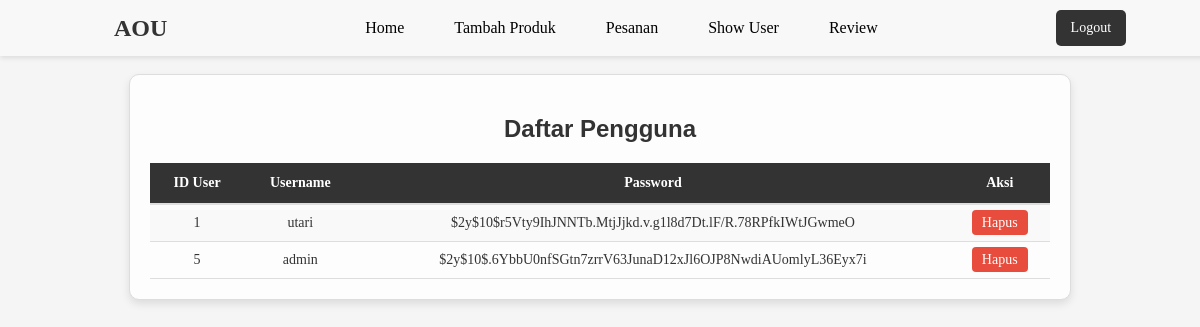
The page /admin/admin_users.php (signed in) on the database its author committed.
### tables this page shows
CREATE TABLE `users` (
  `id_user` int(11) NOT NULL,
  `username` varchar(50) NOT NULL,
  `password` varchar(255) NOT NULL,
  `role` enum('admin','user') DEFAULT 'user'
);

### admin/admin_users.php (the view, shortened to what this page needs)
<?php
include '../db/config.php';
$query = "SELECT id_user, username, password FROM users";
$result = $conn->query($query);
?>
<link rel="stylesheet" href="style/admin_user.css">
<?php include 'navbar_admin.php' ?>
<div class="users-container">
    <h2>Daftar Pengguna</h2>
    <table>
        <thead>
            <tr>
                <th>ID User</th>
                <th>Username</th>
                <th>Password</th>
                <th>Aksi</th>
            </tr>
        </thead>
        <tbody>
            <?php
            if ($result->num_rows > 0) {
                while ($row = $result->fetch_assoc()) {
                    echo '<tr>';
                    echo '<td>' . $row['id_user'] . '</td>';
                    echo '<td>' . $row['username'] . '</td>';
                    echo '<td>' . $row['password'] . '</td>';
                    echo '<td><a href="hapus_user.php?id_user=' . $row['id_user'] . '" onclick="return confirm(\'Apakah Anda yakin ingin menghapus pengguna ini?\')" class="btn-delete">Hapus</a></td>';
                    echo '</tr>';
                }
            } else {
                echo '<tr><td colspan="4">Tidak ada pengguna terdaftar.</td></tr>';
            }
            ?>
        </tbody>
    </table>
</div>

### admin/style/admin_user.css (style rules this page uses)
.users-container { margin: 20px auto; max-width: 900px; padding: 20px; background-color: #fdfdfd; box-shadow: 0 4px 8px rgba(0, 0, 0, 0.1); border-radius: 10px; border: 1px solid #ddd; }
.users-container h2 { text-align: center; font-family: 'Arial', sans-serif; font-size: 24px; color: #333; margin-bottom: 20px; }
.users-container table { width: 100%; border-collapse: collapse; font-size: 14px; color: #333; }
.users-container table thead th { padding: 12px; background-color: #333; color: #fff; text-align: center; border-bottom: 2px solid #ddd; }
.users-container table tbody td { padding: 10px; text-align: center; border-bottom: 1px solid #ddd; }
.users-container table tbody tr:nth-child(odd) { background-color: #f9f9f9; }
.btn-delete { background-color: #e74c3c; color: #ffffff; padding: 5px 10px; text-decoration: none; border-radius: 4px; font-size: 14px; transition: background-color 0.3s ease; }

### rows shown on the page
users: id_user "1", username "utari", password "$2y$10$r5Vty9IhJNNTb.MtjJjkd.v.g1l8d7Dt.lF/R.78RPfkIWtJGwmeO"
users: id_user "5", username "admin", password "$2y$10$.6YbbU0nfSGtn7zrrV63JunaD12xJl6OJP8NwdiAUomlyL36Eyx7i"
